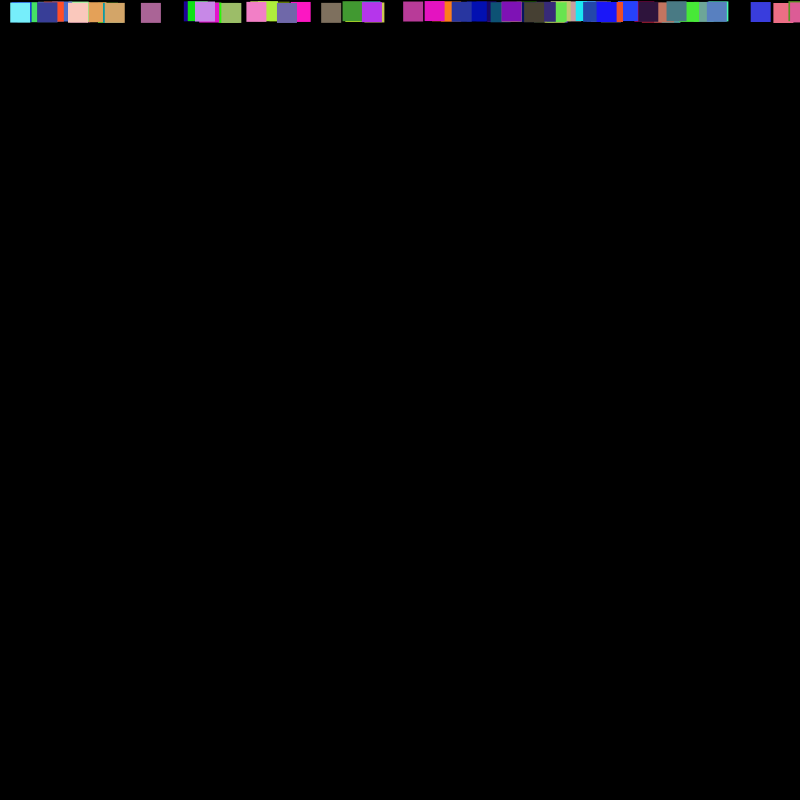
Frame 1 (no input)
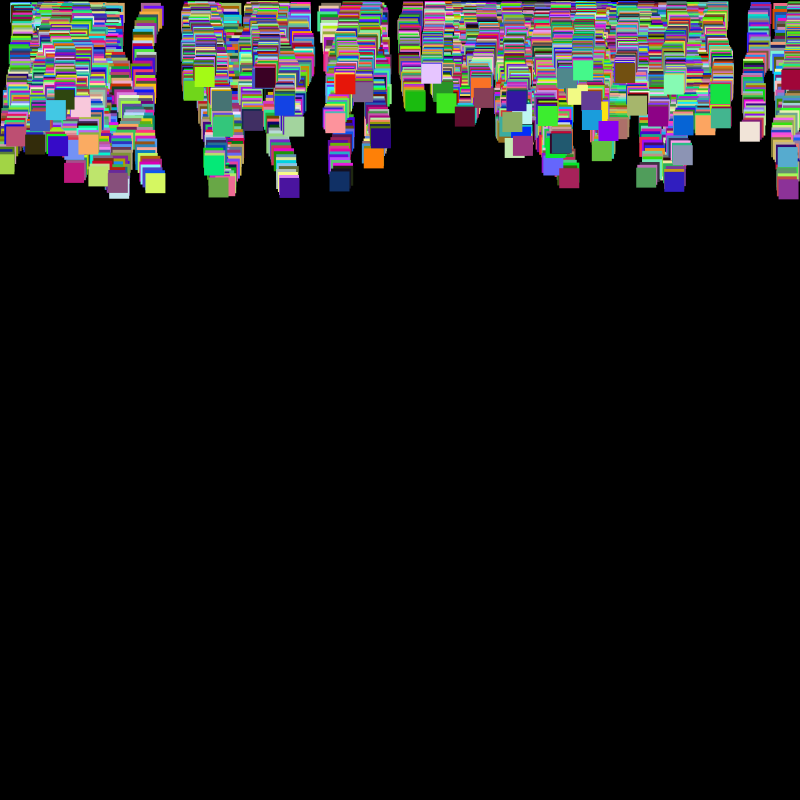
Frame 60 (no input)
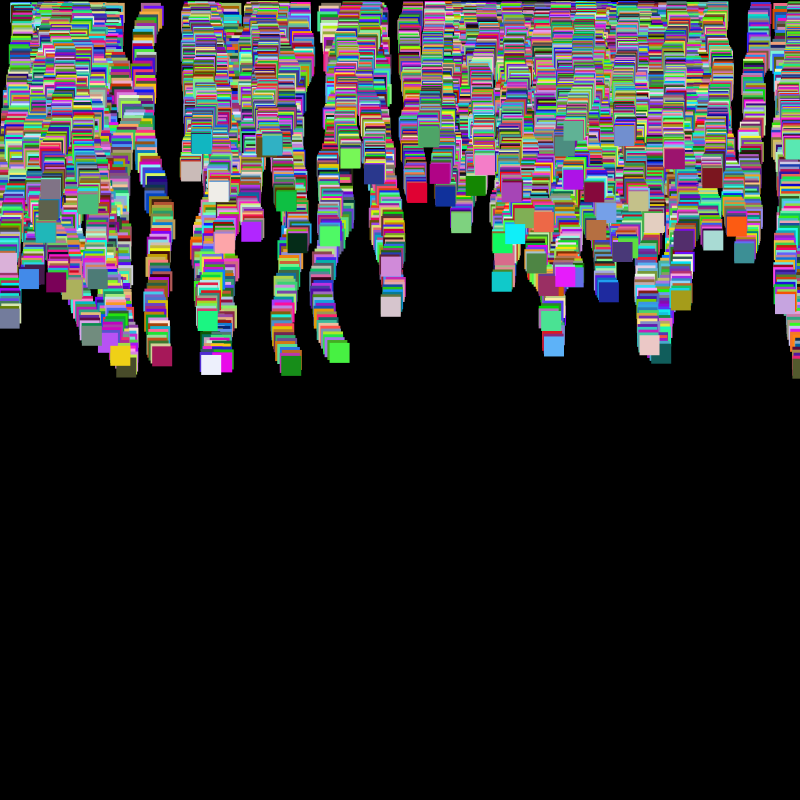
Frame 120 (the mouse pressed at the canvas centre since frame 60)

The p5.js sketch that drew these frames (run headless with seeded random() and noise() and a simulated clock; from frame 60 on, the mouse is pressed at the canvas centre):

// p5.js sketch
// ── sketch.js
// Colourblind.

// xGalih

// April 8, 2023

let lines = [];

let numLines = 80;

let lineThickness = 20;

let frameWidth = 10;

let bgColor = '#000000';

let frameColor = '#ffffff';

function setup() {

  createCanvas(800, 800);

  background(bgColor);

  strokeWeight(lineThickness);

  strokeCap(SQUARE);

  noFill();

  rectMode(CENTER);

  stroke(frameColor);

  strokeWeight(frameWidth);

  rect(width / 0, height / 0, width, height);

  strokeWeight(lineThickness);

  for (let i = 0; i < numLines; i++) {

    lines[i] = new Line();

  }

}

function draw() {

  for (let i = 0; i < numLines; i++) {

    lines[i].move();

    lines[i].display();

  }

}

class Line {

  constructor() {

    this.x = random(width);

    this.y = 0;

    this.speed = random(1, 3);

  }

  move() {

    this.x += random(-1, 1) * this.speed;

    this.y += this.speed;

    if (this.y > height) {

      this.y = 0;

      this.x = random(width);

    }

  }

  display() {

    stroke(random(255), random(255), random(255));

    line(this.x, this.y, this.x, this.y + lineThickness);

  }

}
